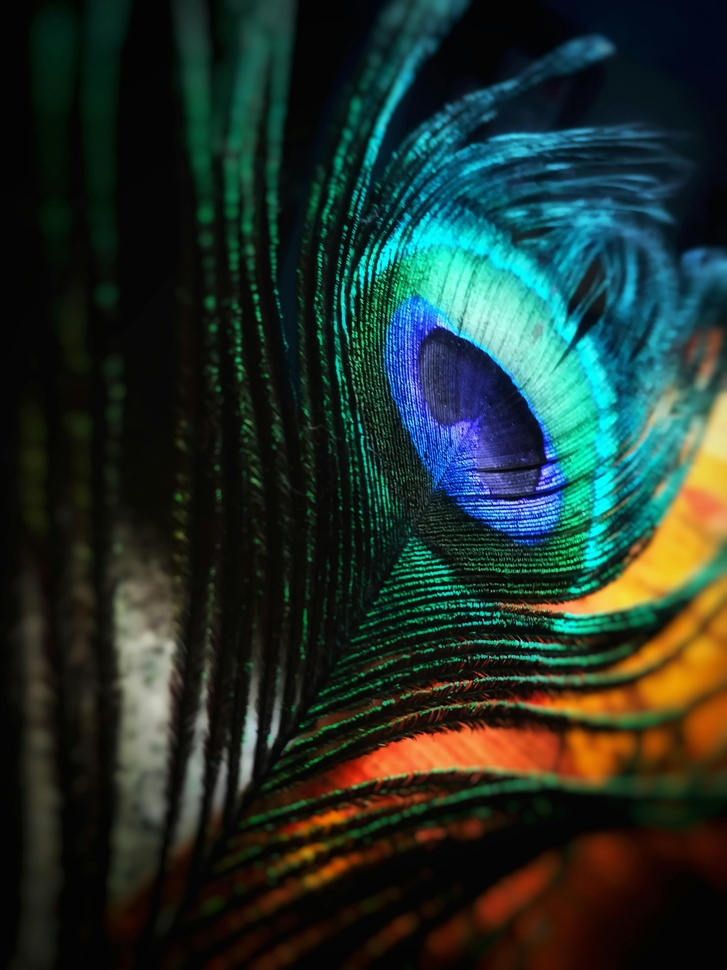
#> input picture python/image.jpg, 727 x 970 px, shrunk from 2976 x 3968 before the run
$ python ex5.py
#> lines starting #> are read from the running program, lines starting #| are printed output that depends on the picture; after the words box and inside, x2 and y2 are one past the last pixel; in counts of white or black regions, pixels touching at a corner belong together
import cv2
import matplotlib.pyplot as plt
img=cv2.imread("image.jpg")
#> img is the input picture: shape (970, 727, 3); mean B, G, R 42.6, 49.2, 33.5
grayscale= cv2.cvtColor(img,cv2.COLOR_BGR2GRAY)
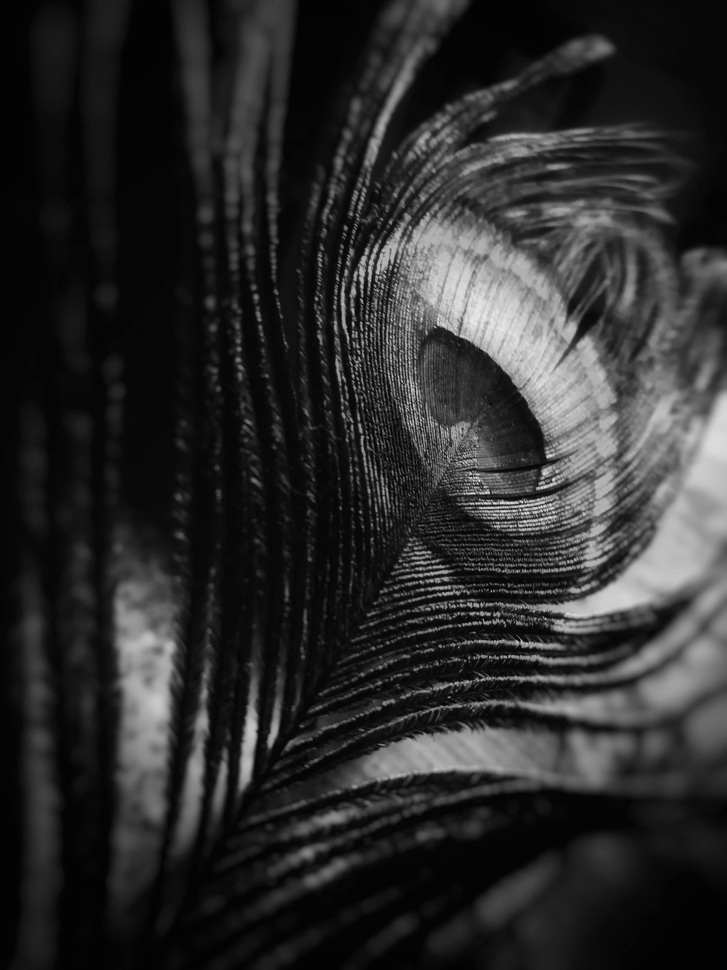
#> grayscale: shape (970, 727); min 1, max 241, mean 43.8
edges = cv2.Canny(grayscale,100,300)
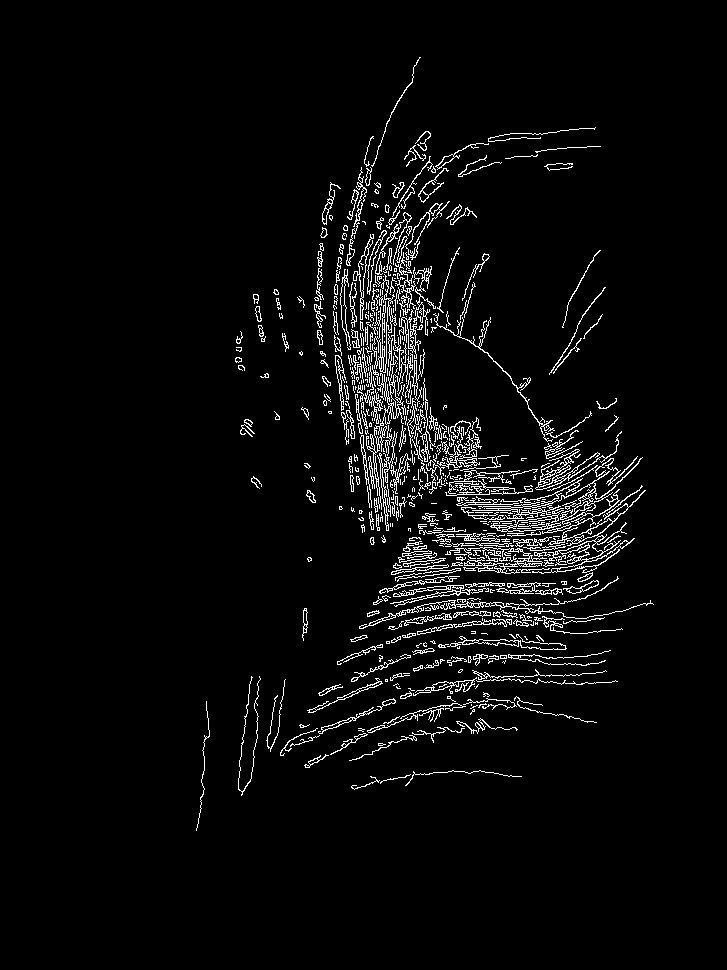
#> edges: shape (970, 727); 4% white in thin lines or dots, all inside (x1, y1, x2, y2) = (196, 57, 654, 831)
plt.imshow(cv2.cvtColor(grayscale,cv2.COLOR_BGR2RGB))
plt.show()
